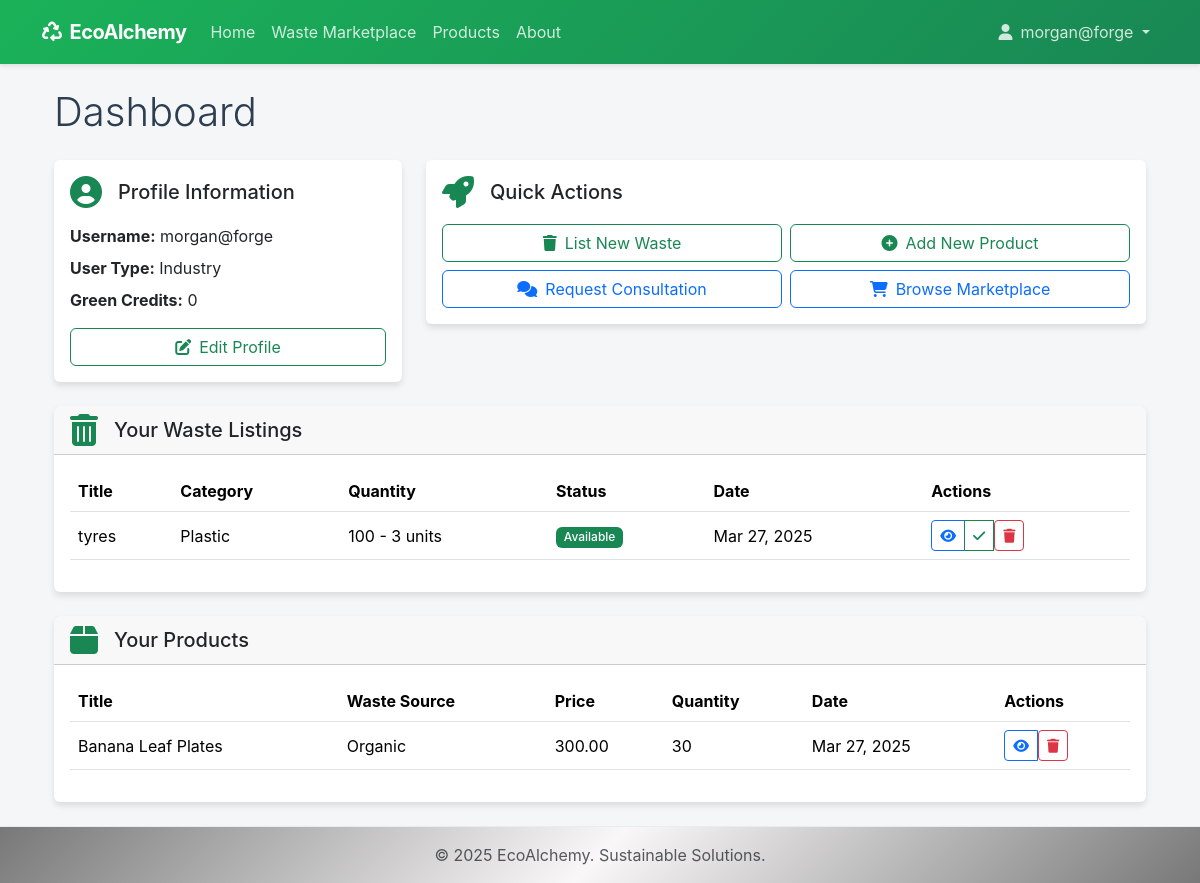
Page /dashboard/ (signed in) on the committed database.
### accounts/models.py (models this page shows, shortened)
class UserProfile(models.Model):
    USER_TYPE_CHOICES = (
        ('regular', 'Regular User'),
        ('industry', 'Industry'),
        ('consultant', 'Consultant'),
    )
    user = models.OneToOneField(User, on_delete=models.CASCADE, related_name='profile')
    user_type = models.CharField(max_length=20, choices=USER_TYPE_CHOICES, default='regular')
    company_name = models.CharField(max_length=255, blank=True, null=True)
    address = models.TextField(blank=True, null=True)
    phone = models.CharField(max_length=20, blank=True, null=True)
    green_credits = models.PositiveIntegerField(default=0)

### marketplace/models.py (models this page shows, shortened)
class WasteListing(models.Model):
    STATUS_CHOICES = (
        ('available', 'Available'),
        ('pending', 'Pending Transaction'),
        ('completed', 'Transaction Completed'),
    )
    user = models.ForeignKey(User, on_delete=models.CASCADE, related_name='waste_listings')
    title = models.CharField(max_length=255)
    category = models.ForeignKey(WasteCategory, on_delete=models.CASCADE, related_name='listings')
    description = models.TextField()
    quantity = models.PositiveIntegerField()
    unit = models.CharField(max_length=50)
    location = models.CharField(max_length=255)
    price = models.DecimalField(max_digits=10, decimal_places=2, null=True, blank=True)
    is_free = models.BooleanField(default=False)
    potential_uses = models.TextField(blank=True, null=True)
    hazard_level = models.CharField(max_length=50, blank=True, null=True)
    created_at = models.DateTimeField(auto_now_add=True)
    updated_at = models.DateTimeField(auto_now=True)
    status = models.CharField(max_length=20, choices=STATUS_CHOICES, default='available')

class WasteCategory(models.Model):
    name = models.CharField(max_length=100)
    description = models.TextField()
    class Meta:
        verbose_name_plural = "Waste Categories"

class Product(models.Model):
    user = models.ForeignKey(User, on_delete=models.CASCADE, related_name='products')
    title = models.CharField(max_length=255)
    description = models.TextField()
    waste_source = models.ForeignKey(WasteCategory, on_delete=models.SET_NULL, null=True, related_name='products')
    price = models.DecimalField(max_digits=10, decimal_places=2)
    quantity_available = models.PositiveIntegerField()
    created_at = models.DateTimeField(auto_now_add=True)
    updated_at = models.DateTimeField(auto_now=True)

### core/views.py (the view)
# urls.py: path('dashboard/', views.dashboard, name='dashboard'),
@login_required
def dashboard(request):
    user = request.user
    user_profile = user.profile
    context = {
        'user_profile': user_profile,
    }
    if user_profile.user_type == 'industry':
        context['waste_listings'] = WasteListing.objects.filter(user=user).order_by('-created_at')
        context['products'] = Product.objects.filter(user=user).order_by('-created_at')
    elif user_profile.user_type == 'consultant':
        context['assigned_cases'] = user.assigned_cases.all().order_by('-created_at')
    return render(request, 'core/dashboard.html', context)

### core/templates/core/dashboard.html (shortened to what this page needs)
{% extends 'core/base.html' %}
{% block content %}
<div class="container-fluid " >
    <h1 class="mb-4 display-6">Dashboard</h1>
    <div class="row g-4 mb-4">
        <div class="col-md-4">
            <div class="card dashboard-card">
                <div class="card-body">
                    <div class="d-flex align-items-center mb-3">
                        <i class="fas fa-user-circle fa-2x me-3 text-success"></i>
                        <h5 class="card-title mb-0">Profile Information</h5>
                    </div>
                    <div class="profile-details">
                        <p class="mb-2"><strong>Username:</strong> {{ user.username }}</p>
                        <p class="mb-2"><strong>User Type:</strong> {{ user_profile.get_user_type_display }}</p>
                        <p class="mb-3"><strong>Green Credits:</strong> {{ user_profile.green_credits }}</p>
                        <a href="{% url 'profile' %}" class="btn btn-outline-success btn-action w-100">
                            <i class="fas fa-edit"></i> Edit Profile
                        </a>
                    </div>
                </div>
            </div>
        </div>
        <div class="col-md-8">
            <div class="card dashboard-card">
                <div class="card-body">
                    <div class="d-flex align-items-center mb-3">
                        <i class="fas fa-rocket fa-2x me-3 text-success"></i>
                        <h5 class="card-title mb-0">Quick Actions</h5>
                    </div>
                    <div class="row g-2">
                        {% if user_profile.user_type == 'industry' %}
                            <div class="col-md-6">
                                <a href="{% url 'create_waste_listing' %}" class="btn btn-action btn-outline-success w-100">
                                    <i class="fas fa-trash"></i> List New Waste
                                </a>
                            </div>
                            <div class="col-md-6">
                                <a href="{% url 'create_product' %}" class="btn btn-action btn-outline-success w-100">
                                    <i class="fas fa-plus-circle"></i> Add New Product
                                </a>
                            </div>
                        {% endif %}
                        <div class="col-md-6">
                            <a href="{% url 'create_case' %}" class="btn btn-action btn-outline-primary w-100">
                                <i class="fas fa-comments"></i> Request Consultation
                            </a>
                        </div>
                        <div class="col-md-6">
                            <a href="{% url 'waste_list' %}" class="btn btn-action btn-outline-primary w-100">
                                <i class="fas fa-shopping-cart"></i> Browse Marketplace
                            </a>
                        </div>
                    </div>
                </div>
            </div>
        </div>
    </div>
    {% if user_profile.user_type == 'industry' %}
        <div class="row g-4 mb-4">
            <div class="col-12">
                <div class="card dashboard-card">
                    <div class="card-header d-flex justify-content-between align-items-center">
                        <div class="d-flex align-items-center">
                            <i class="fas fa-trash-alt fa-2x me-3 text-success"></i>
                            <h5 class="mb-0">Your Waste Listings</h5>
                        </div>
                    </div>
                    <div class="card-body">
                        {% if waste_listings %}
                            <div class="table-responsive">
                                <table class="table table-hover">
                                    <thead>
                                        <tr>
                                            <th>Title</th>
                                            <th>Category</th>
                                            <th>Quantity</th>
                                            <th>Status</th>
                                            <th>Date</th>
                                            <th>Actions</th>
                                        </tr>
                                    </thead>
                                    <tbody>
                                        {% for listing in waste_listings %}
                                            <tr>
                                                <td>{{ listing.title }}</td>
                                                <td>{{ listing.category.name }}</td>
                                                <td>{{ listing.quantity }} - {{ listing.unit }} units</td>
                                                <td>
                                                    <span class="badge status-badge bg-{% if listing.status == 'available' %}success{% elif listing.status == 'pending' %}warning{% else %}secondary{% endif %}">
                                                        {{ listing.get_status_display }}
                                                    </span>
                                                </td>
                                                <td>{{ listing.created_at|date:"M d, Y" }}</td>
                                                <td>
                                                    <div class="btn-group" role="group">
                                                        <a href="{% url 'waste_detail' listing.pk %}" class="btn btn-sm btn-outline-primary">
                                                            <i class="fas fa-eye"></i>
                                                        </a>
                                                        {% if listing.status != 'completed' %}
                                                            <a href="{% url 'complete_waste_listing' listing.pk %}" class="btn btn-sm btn-outline-success">
                                                                <i class="fas fa-check"></i>
                                                            </a>
                                                        {% endif %}
                                                        <form method="post" action="{% url 'delete_waste_listing' listing.pk %}" class="d-inline">
                                                            <button type="submit" class="btn btn-sm btn-outline-danger" onclick="return confirm('Are you sure you want to delete this listing?');">
                                                                <i class="fas fa-trash"></i>
                                                            </button>
                                                        </form>
                                                    </div>
                                                </td>
                                            </tr>
                                        {% endfor %}
                                    </tbody>
                                </table>
                            </div>
                        {% endif %}
                    </div>
                </div>
            </div>
        </div>
        <div class="row g-4 mb-4">
            <div class="col-12">
                <div class="card dashboard-card">
                    <div class="card-header d-flex justify-content-between align-items-center">
                        <div class="d-flex align-items-center">
                            <i class="fas fa-box fa-2x me-3 text-success"></i>
                            <h5 class="mb-0">Your Products</h5>
                        </div>
                    </div>
                    <div class="card-body">
                        {% if products %}
                            <div class="table-responsive">
                                <table class="table table-hover">
                                    <thead>
                                        <tr>
                                            <th>Title</th>
                                            <th>Waste Source</th>
                                            <th>Price</th>
                                            <th>Quantity</th>
                                            <th>Date</th>
                                            <th>Actions</th>
                                        </tr>
                                    </thead>
                                    <tbody>
                                        {% for product in products %}
                                            <tr>
                                                <td>{{ product.title }}</td>
                                                <td>{{ product.waste_source.name }}</td>
                                                <td>{{ product.price }}</td>
                                                <td>{{ product.quantity_available }}</td>
                                                <td>{{ product.created_at|date:"M d, Y" }}</td>
                                                <td>
                                                    <div class="btn-group" role="group">
                                                        <a href="{% url 'product_detail' product.pk %}" class="btn btn-sm btn-outline-primary">
                                                            <i class="fas fa-eye"></i>
                                                        </a>
                                                        <form method="post" action="{% url 'delete_product' product.pk %}" class="d-inline">
                                                            <button type="submit" class="btn btn-sm btn-outline-danger" onclick="return confirm('Are you sure you want to delete this product?');">
                                                                <i class="fas fa-trash"></i>
                                                            </button>
                                                        </form>
                                                    </div>
                                                </td>
                                            </tr>
                                        {% endfor %}
                                    </tbody>
                                </table>
                            </div>
                        {% endif %}
                    </div>
                </div>
            </div>
        </div>
    {% endif %}
</div>
{% endblock %}

### core/templates/core/base.html (shortened to what this page needs)
<!DOCTYPE html>
<html lang="en">
<head>
    <link href="https://cdn.jsdelivr.net/npm/bootstrap@5.3.2/dist/css/bootstrap.min.css" rel="stylesheet">
    <link href="https://cdnjs.cloudflare.com/ajax/libs/font-awesome/6.4.0/css/all.min.css" rel="stylesheet">
</head>
<body>
    <nav class="navbar navbar-expand-lg navbar-dark">
        <div class="container">
            <a class="navbar-brand" href="{% url 'home' %}">
                <i class="fas fa-recycle me-2"></i>EcoAlchemy
            </a>
            <div class="collapse navbar-collapse" id="navbarNav">
                <ul class="navbar-nav me-auto">
                    <li class="nav-item">
                        <a class="nav-link" href="{% url 'home' %}">Home</a>
                    </li>
                    <li class="nav-item">
                        <a class="nav-link" href="{% url 'waste_list' %}">Waste Marketplace</a>
                    </li>
                    <li class="nav-item">
                        <a class="nav-link" href="{% url 'product_list' %}">Products</a>
                    </li>
                    <li class="nav-item">
                        <a class="nav-link" href="{% url 'about' %}">About</a>
                    </li>
                </ul>
                <ul class="navbar-nav">
                    {% if user.is_authenticated %}
                        <li class="nav-item dropdown">
                            <a class="nav-link dropdown-toggle" href="#" id="userMenu" role="button" data-bs-toggle="dropdown" aria-expanded="false">
                                <i class="fas fa-user me-2"></i>{{ user.username }}
                            </a>
                        </li>
                    {% endif %}
                </ul>
            </div>
        </div>
    </nav>
    <div class="container my-4">
        {% block content %}{% endblock %}
    </div>
    <footer class="footer mt-auto py-3">
        <div class="container text-center">
            <span class="text-muted">© 2025 EcoAlchemy. Sustainable Solutions.</span>
        </div>
    </footer>
</body>
</html>

### rows in the picture
UserProfile: user_type "Industry", green_credits "0"
WasteListing: title "tyres", category.name "Plastic", quantity "100", unit "3", status "Available", created_at "Mar 27, 2025"
Product: title "Banana Leaf Plates", waste_source.name "Organic", price "300.00", quantity_available "30", created_at "Mar 27, 2025"

### other values in the picture
{{ user.username }} "morgan@forge"
